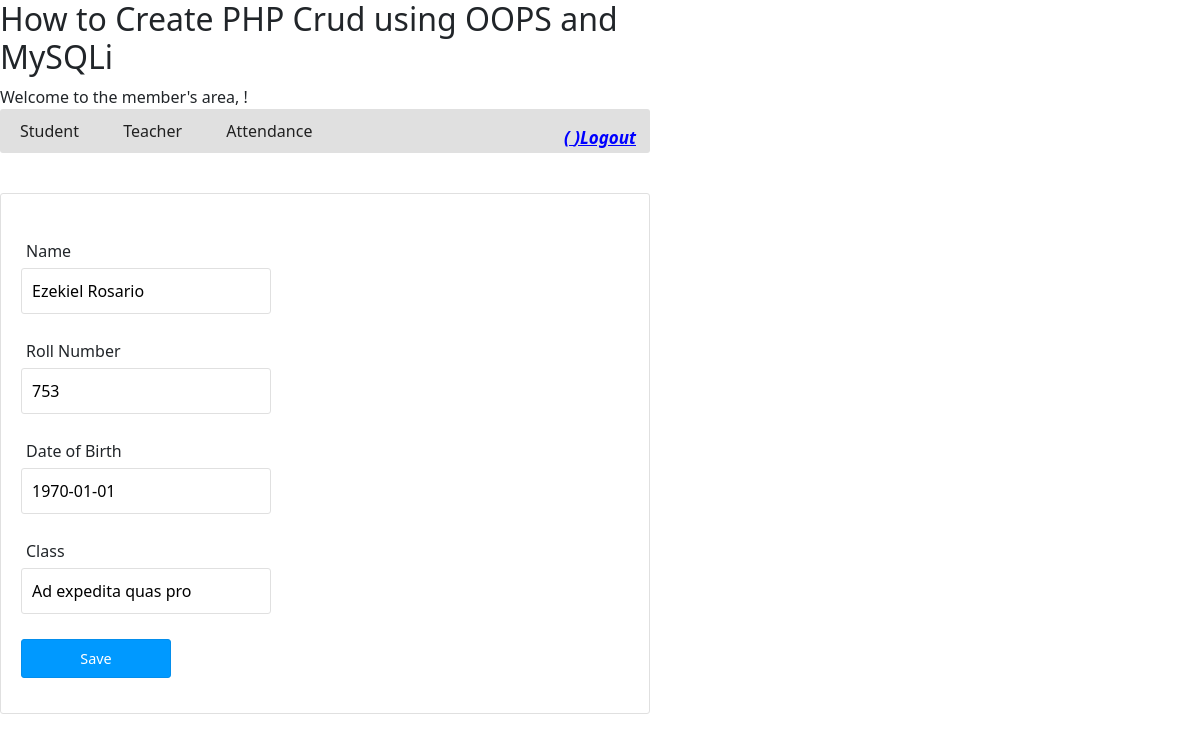
/index.php?action=student-edit&id=9 (signed in), run on an earlier commit of the app's database.
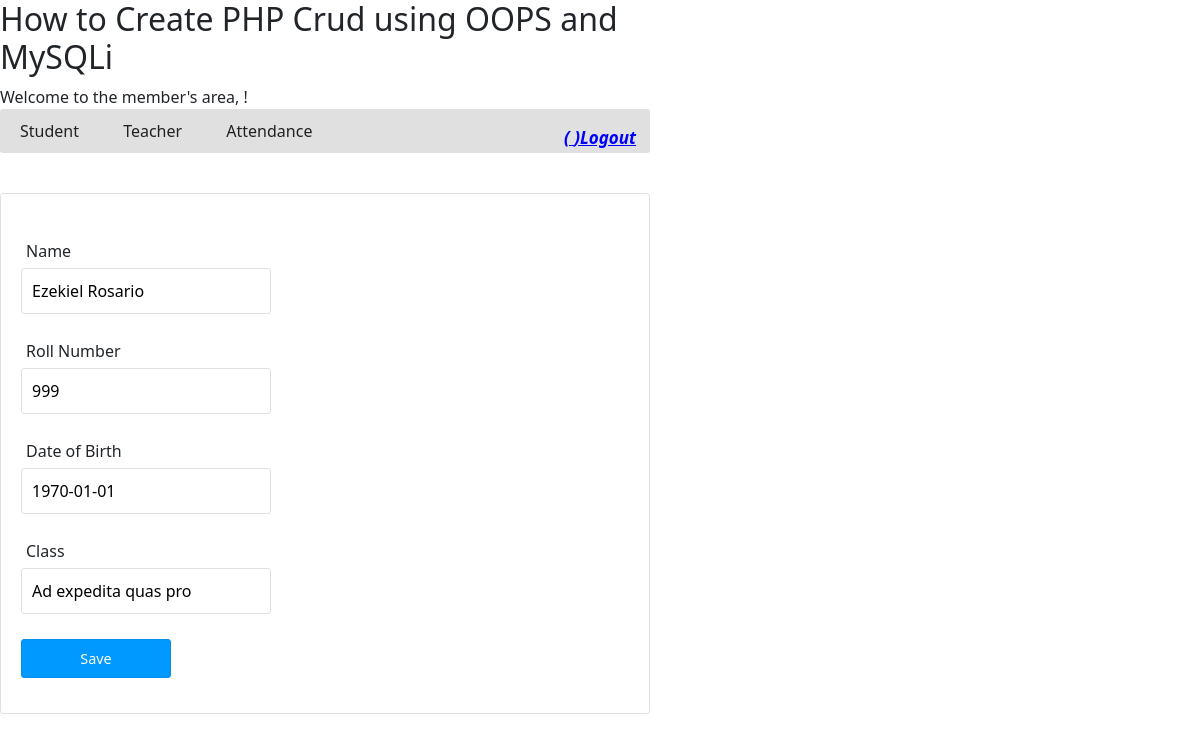
And on a later commit of the database.
### tables this page shows
CREATE TABLE `tbl_student` (
  `id` int(11) NOT NULL,
  `name` varchar(55) NOT NULL,
  `roll_number` int(11) NOT NULL,
  `dob` date NOT NULL,
  `class` varchar(55) NOT NULL,
  `picture` text NOT NULL
);

### class/DBController.php (called while the page is built, shortened)
<?php
class DBController {
    private $host = "localhost";
    private $user = "root";
    private $password = "root";
    private $database = "student_db";
    private $conn;
    function __construct() {
        $this->conn = $this->connectDB();
    }
    function connectDB() {
        $conn = mysqli_connect($this->host,$this->user,$this->password,$this->database);
        return $conn;
    }
    function runQuery($query, $param_type, $param_value_array) {
        $sql = $this->conn->prepare($query);
        $this->bindQueryParams($sql, $param_type, $param_value_array);
        $sql->execute();
        $result = $sql->get_result();
        if ($result->num_rows > 0) {
            while($row = $result->fetch_assoc()) {
                $resultset[] = $row;
            }
        }
        if(!empty($resultset)) {
            return $resultset;
        }
    }
    function bindQueryParams($sql, $param_type, $param_value_array) {
        $param_value_reference[] = & $param_type;
        for($i=0; $i<count($param_value_array); $i++) {
            $param_value_reference[] = & $param_value_array[$i];
        }
        call_user_func_array(array(
            $sql,
            'bind_param'
        ), $param_value_reference);
    }
}
?>

### class/Student.php (called while the page is built, shortened)
<?php
require_once ("class/DBController.php");
class Student
{
    private $db_handle;
    function __construct() {
        $this->db_handle = new DBController();
    }
    function getStudentById($student_id) {
        $query = "SELECT * FROM tbl_student WHERE id = ?";
        $paramType = "i";
        $paramValue = array(
            $student_id
        );
        $result = $this->db_handle->runQuery($query, $paramType, $paramValue);
        return $result;
    }
}
?>

### web/student-edit.php (the view, shortened to what this page needs)
<?php require_once "web/header.php"; ?>
<form name="frmAdd" method="post" action="" id="frmAdd"
    onSubmit="return validate();">
    <div>
        <label style="padding-top: 20px;">Name</label> <span
            id="name-info" class="info"></span><br /> <input type="text"
            name="name" id="name" class="demoInputBox"
            value="<?php echo $result[0]["name"]; ?>">
    </div>
    <div>
        <label>Roll Number</label> <span id="roll-number-info"
            class="info"></span><br /> <input type="text"
            name="roll_number" id="roll_number" class="demoInputBox"
            value="<?php echo $result[0]["roll_number"]; ?>">
    </div>
    <div>
        <label>Date of Birth</label> <span id="dob-info" class="info"></span><br />
        <input type="text" name="dob" id="dob" class="demoInputBox"
            value="<?php echo $result[0]["dob"]; ?>">
    </div>
    <div>
        <label>Class</label> <span id="class-info" class="info"></span><br />
        <input type="text" name="class" id="class" class="demoInputBox"
            value="<?php echo $result[0]["class"]; ?>">
    </div>
    <div>
        <input type="submit" name="add" id="btnSubmit" value="Save" />
    </div>
    </body>
    </html>

### index.php (shortened to what this page needs)
<?php
require_once ("class/DBController.php");
require_once ("class/Student.php");
$action = "";
if (! empty($_GET["action"])) {
    $action = $_GET["action"];
}
switch ($action) {
    case "student-edit":
        $student_id = $_GET["id"];
        $student = new Student();
        $result = $student->getStudentById($student_id);
        require_once "web/student-edit.php";
        break;
}
?>

### web/header.php (shortened to what this page needs)
<html>
<head>
<link href="web/css/style.css" type="text/css" rel="stylesheet" />
    <link rel="stylesheet" href="https://cdn.jsdelivr.net/npm/bootstrap@5.1.3/dist/css/bootstrap.min.css">
</head>
<body>
    <h2>How to Create PHP Crud using OOPS and MySQLi</h2>
    <?php
    if (isset($_SESSION['loggedin']) && $_SESSION['loggedin'] == true) {
        echo "Welcome to the member's area, " . $_SESSION['rollno'] . "!";?>
        <a href="index.php?action=logout" style="
    float: right;
    margin-top: 40px;
    color: blue;
    font-size: 17px;
    font-weight: bold;
    margin-right: 14px;
    font-style: oblique;
">  ( <?=$_SESSION['name']?> )Logout</a>
    <?php }
    ?>
    <div>
        <ul class="menu-list">
            <li><a href="index.php">Student</a></li>
            <li><a href="index.php?action=teacher">Teacher</a></li>
            <li><a href="index.php?action=attendance">Attendance</a></li>
        </ul>
    </div>

### web/css/style.css (style rules this page uses)
body { width: 650px; font-family: Arial; color: #212121; }
.demoInputBox { padding: 10px; border: #E0E0E0 1px solid; border-radius: 3px; width: 250px; margin: 5px 0px 10px 0px; }
#frmAdd { border: #E0E0E0 1px solid; padding: 10px 20px 20px 20px; border-radius: 3px; }
#frmAdd div { margin-bottom: 15px; }
#frmAdd div label { margin-left: 5px; }
.info { font-size: .8em; color: #FF6600; letter-spacing: 2px; padding-left: 5px; }
ul.menu-list { list-style: none; margin: 0px 0px 40px 0px; padding: 0px; background: #E0E0E0; border-radius: 3px; }
ul.menu-list li { display: inline-block; padding: 10px 20px; }
ul.menu-list li a { color: #212121; text-decoration: none; }
#btnSubmit { padding: 8px; background: #09F; border: #048eec 1px solid; color: #FFF; font-size: 0.9em; border-radius: 3px; width: 150px; }

What changed in the data, as far as the page shows it:
changed tbl_student "Ezekiel Rosario": roll_number "753" → "999"
